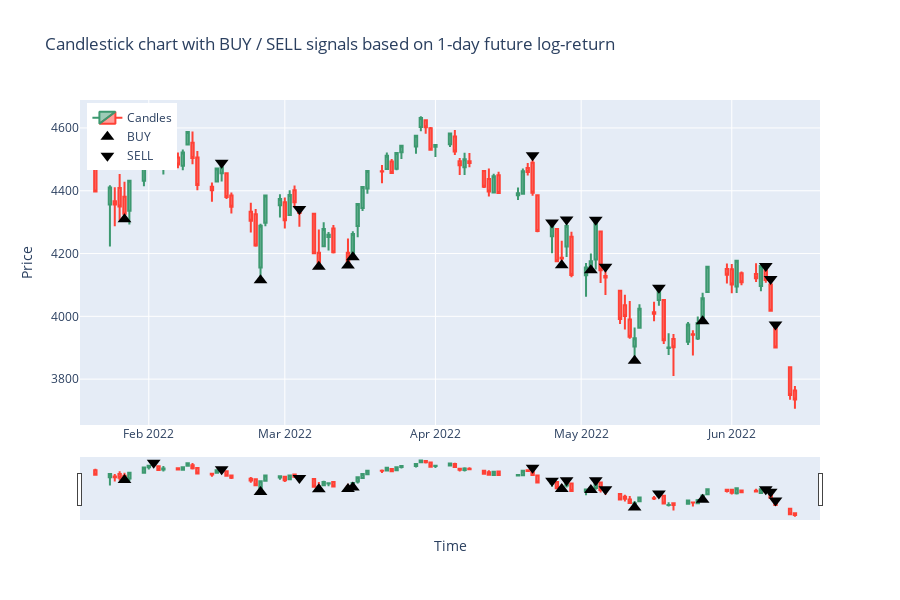

This figure's notebook cell:
### Code cell
# Take a small sample (e.g. 100 points near the end)
df_slice = df_ta.iloc[-200:-100].copy()
# Identify signals
buy_signals = df_slice[df_slice['Target'] > 0.02]
sell_signals = df_slice[df_slice['Target'] < -0.02]
# Create candlestick figure
fig = go.Figure(data=[go.Candlestick(
    x=df_slice.index,   # use index for x-axis
    open=df_slice['Open'],
    high=df_slice['High'],
    low=df_slice['Low'],
    close=df_slice['Close'],
    name='Candles'
)])
# BUY signals (triangle-up)
fig.add_trace(go.Scatter(
    x=buy_signals.index,
    y=buy_signals['Low'],  # anchor near candle low
    mode='markers', 
    marker=dict(symbol='triangle-up', size=12, color='black'), 
    name='BUY'
))
# SELL signals (triangle-down)
fig.add_trace(go.Scatter(
    x=sell_signals.index,
    y=sell_signals['High'],  # anchor near candle high
    mode='markers', 
    marker=dict(symbol='triangle-down', size=12, color='black'),
    name='SELL'
))
fig.update_layout(
    title=f"Candlestick chart with BUY / SELL signals based on {HORIZON}-day future log-return",
    xaxis_title="Time", 
    yaxis_title="Price", 
    height=600,
    legend=dict(x=0.01, y=0.99)
)
path = "lstm_last_test_sample.png"
fig.write_image(path)
fig.show()
display(Image(filename=path)) # Display static image (GitHub-compatible)
